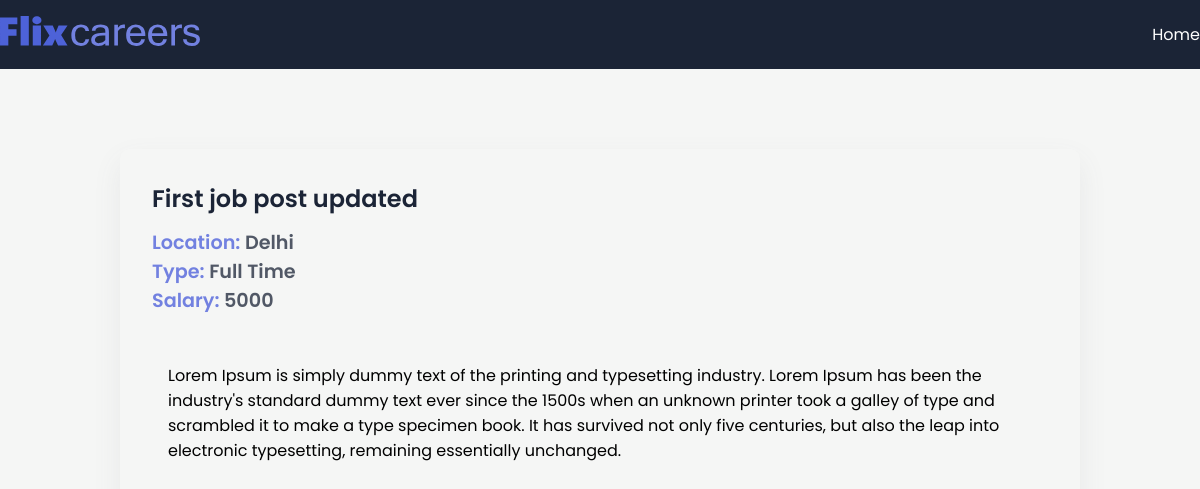
/job/1, run on the app's committed database.
### app/models.py (models this page shows, shortened)
class JobPost(models.Model):
    JOB_TYPE_CHOICE=[
        ('Full Time','Full Time'),
        ('Part Time','Part Time')
    ]
    title=models.CharField(max_length=200)
    description=models.TextField()
    date=models.DateTimeField(auto_now_add=True)
    expiry=models.DateField(null=True)
    salary=models.IntegerField()
    slug=models.SlugField(null=True,unique=True)
    location=models.OneToOneField(Location,on_delete=models.CASCADE,null=True)
    author=models.ForeignKey(Author,on_delete=models.CASCADE,null=True)
    skills=models.ManyToManyField(Skills)
    type=models.CharField(max_length=200,null=False,choices=JOB_TYPE_CHOICE)

class Location(models.Model):
    street=models.CharField(max_length=200)
    city=models.CharField(max_length=200)
    state=models.CharField(max_length=200)
    country=models.CharField(max_length=200)
    zip=models.CharField(max_length=200)

### app/views.py (the view)
# urls.py: path('job/<int:id>',job_detail,name='jobs_detail'),
def job_detail(request,id):
    try:
        if id==0:
            return redirect('Jobs_home')
        job=JobPost.objects.get(id=id)
        context={"job":job}
        return render(request,'app/job_detail.html',context)
    except:
        return HttpResponseNotFound("Not Found")

### app/templates/app/job_detail.html (shortened to what this page needs)
{% extends 'base.html' %}
{% block content %}
<section>
  <div class="container">
    <div class="view-post">
      <h1 class="jobtitle">
          {{job.title}}
      </h1>
      <p class="location it">Location: <span>{{job.location.city}}</span></p>
      <p class="status it">Type: <span>{{job.type}}</span></p>
      <p class="budget it">Salary: <span>{{job.salary}}</span></p>
      <div class="desc">
        <p class="details">
           {{job.description}}
        </p>
      </div>
    </div>
  </div>
</section>
{% endblock content %}

### app/static/app/style.css (style rules this page uses)
* { margin: 0; padding: 0; box-sizing: border-box; font-family: "Poppins", sans-serif; }
:root { --blue: #4d62d8; --lblue: #7281e0; --card: #fdfdfd; --shadow: #64646f17 0px 12px 29px 0px; --nav: #1b2436; }
body { background: #f5f6f5; }
.container { max-width: 1200px; margin: auto; }
.view-post { width: 80%; border-radius: 10px; box-shadow: var(--shadow); margin: 5em auto; padding: 2em; }
.desc { max-height: 300px; overflow-y: scroll; margin: 2em 0; padding: 1em; }
.jobtitle { font-size: 1.5rem; color: var(--nav); font-weight: 600; margin-bottom: 0.5em; }
.it { font-size: 1.2rem; font-weight: 600; color: var(--lblue); }
.it span { color: #1b2436c0; }

### data on the page
JobPost: title "First job post updated", location.city "Delhi", type "Full Time", salary "5000", description "Lorem Ipsum is simply dummy text of the printing and typesetting industry. Lorem Ipsum has been the industry's standard dummy text ever since the 1500s when an unknown printer took a galley of type and scrambled it to make a type specimen book. It has survived not only five centuries, but also the leap into electronic typesetting, remaining essentially unchanged."
